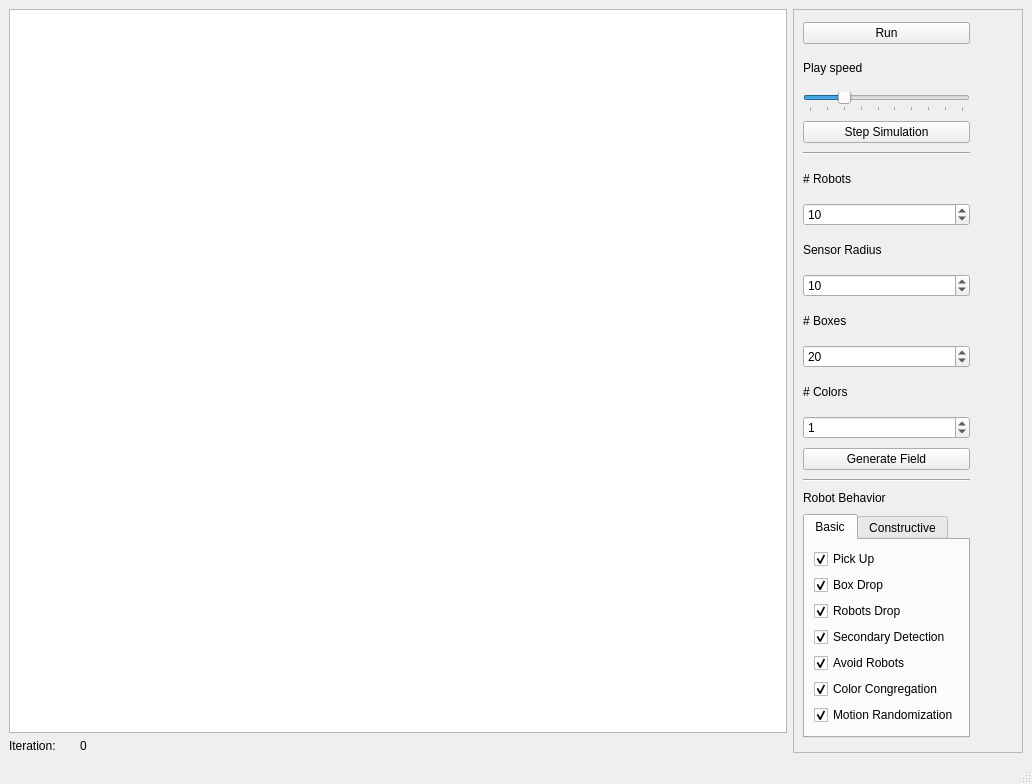
<?xml version="1.0" encoding="UTF-8"?>
<ui version="4.0">
 <class>main_window</class>
 <widget class="QMainWindow" name="main_window">
  <property name="geometry">
   <rect>
    <x>0</x>
    <y>0</y>
    <width>1032</width>
    <height>784</height>
   </rect>
  </property>
  <property name="sizePolicy">
   <sizepolicy hsizetype="Ignored" vsizetype="Ignored">
    <horstretch>0</horstretch>
    <verstretch>0</verstretch>
   </sizepolicy>
  </property>
  <property name="minimumSize">
   <size>
    <width>400</width>
    <height>400</height>
   </size>
  </property>
  <property name="maximumSize">
   <size>
    <width>16777215</width>
    <height>16777215</height>
   </size>
  </property>
  <property name="sizeIncrement">
   <size>
    <width>1</width>
    <height>1</height>
   </size>
  </property>
  <property name="baseSize">
   <size>
    <width>1600</width>
    <height>950</height>
   </size>
  </property>
  <property name="contextMenuPolicy">
   <enum>Qt::DefaultContextMenu</enum>
  </property>
  <property name="windowTitle">
   <string>Swarm Simulator</string>
  </property>
  <widget class="QWidget" name="center">
   <property name="sizePolicy">
    <sizepolicy hsizetype="Expanding" vsizetype="Expanding">
     <horstretch>1</horstretch>
     <verstretch>1</verstretch>
    </sizepolicy>
   </property>
   <property name="sizeIncrement">
    <size>
     <width>1</width>
     <height>1</height>
    </size>
   </property>
   <layout class="QGridLayout" name="gridLayout_2">
    <item row="0" column="0">
     <layout class="QHBoxLayout" name="horizontalLayout">
      <item>
       <layout class="QVBoxLayout" name="verticalLayout">
        <item>
         <widget class="QGraphicsView" name="graphics_field">
          <property name="sizePolicy">
           <sizepolicy hsizetype="Expanding" vsizetype="Expanding">
            <horstretch>1</horstretch>
            <verstretch>1</verstretch>
           </sizepolicy>
          </property>
          <property name="minimumSize">
           <size>
            <width>100</width>
            <height>100</height>
           </size>
          </property>
          <property name="sizeIncrement">
           <size>
            <width>1</width>
            <height>1</height>
           </size>
          </property>
          <property name="baseSize">
           <size>
            <width>1300</width>
            <height>900</height>
           </size>
          </property>
          <property name="contextMenuPolicy">
           <enum>Qt::NoContextMenu</enum>
          </property>
          <property name="acceptDrops">
           <bool>false</bool>
          </property>
          <property name="frameShape">
           <enum>QFrame::StyledPanel</enum>
          </property>
          <property name="verticalScrollBarPolicy">
           <enum>Qt::ScrollBarAsNeeded</enum>
          </property>
          <property name="horizontalScrollBarPolicy">
           <enum>Qt::ScrollBarAsNeeded</enum>
          </property>
          <property name="interactive">
           <bool>true</bool>
          </property>
          <property name="alignment">
           <set>Qt::AlignCenter</set>
          </property>
          <property name="dragMode">
           <enum>QGraphicsView::RubberBandDrag</enum>
          </property>
          <property name="transformationAnchor">
           <enum>QGraphicsView::AnchorUnderMouse</enum>
          </property>
          <property name="resizeAnchor">
           <enum>QGraphicsView::AnchorUnderMouse</enum>
          </property>
          <property name="viewportUpdateMode">
           <enum>QGraphicsView::FullViewportUpdate</enum>
          </property>
         </widget>
        </item>
        <item>
         <layout class="QHBoxLayout" name="horizontalLayout_2">
          <item>
           <widget class="QLabel" name="label_3">
            <property name="sizePolicy">
             <sizepolicy hsizetype="Fixed" vsizetype="Preferred">
              <horstretch>0</horstretch>
              <verstretch>0</verstretch>
             </sizepolicy>
            </property>
            <property name="maximumSize">
             <size>
              <width>65</width>
              <height>16777215</height>
             </size>
            </property>
            <property name="text">
             <string>Iteration:</string>
            </property>
           </widget>
          </item>
          <item>
           <widget class="QLabel" name="iteration">
            <property name="text">
             <string>0</string>
            </property>
           </widget>
          </item>
         </layout>
        </item>
       </layout>
      </item>
      <item>
       <widget class="QScrollArea" name="scrollArea">
        <property name="sizePolicy">
         <sizepolicy hsizetype="Fixed" vsizetype="Expanding">
          <horstretch>0</horstretch>
          <verstretch>0</verstretch>
         </sizepolicy>
        </property>
        <property name="minimumSize">
         <size>
          <width>230</width>
          <height>0</height>
         </size>
        </property>
        <property name="verticalScrollBarPolicy">
         <enum>Qt::ScrollBarAlwaysOff</enum>
        </property>
        <property name="horizontalScrollBarPolicy">
         <enum>Qt::ScrollBarAlwaysOff</enum>
        </property>
        <property name="widgetResizable">
         <bool>true</bool>
        </property>
        <widget class="QWidget" name="scrollAreaWidgetContents_3">
         <property name="geometry">
          <rect>
           <x>0</x>
           <y>0</y>
           <width>225</width>
           <height>715</height>
          </rect>
         </property>
         <property name="sizePolicy">
          <sizepolicy hsizetype="Fixed" vsizetype="Preferred">
           <horstretch>0</horstretch>
           <verstretch>0</verstretch>
          </sizepolicy>
         </property>
         <layout class="QVBoxLayout" name="verticalLayout_2">
          <item>
           <widget class="QPushButton" name="run_button">
            <property name="text">
             <string>Run</string>
            </property>
            <property name="checkable">
             <bool>false</bool>
            </property>
            <property name="autoRepeat">
             <bool>false</bool>
            </property>
            <property name="autoExclusive">
             <bool>false</bool>
            </property>
            <property name="autoRepeatDelay">
             <number>20</number>
            </property>
            <property name="autoRepeatInterval">
             <number>20</number>
            </property>
           </widget>
          </item>
          <item>
           <widget class="QLabel" name="text_speed">
            <property name="maximumSize">
             <size>
              <width>200</width>
              <height>30</height>
             </size>
            </property>
            <property name="text">
             <string>Play speed</string>
            </property>
           </widget>
          </item>
          <item>
           <widget class="QSlider" name="play_speed">
            <property name="minimum">
             <number>1</number>
            </property>
            <property name="maximum">
             <number>10</number>
            </property>
            <property name="singleStep">
             <number>0</number>
            </property>
            <property name="value">
             <number>3</number>
            </property>
            <property name="orientation">
             <enum>Qt::Horizontal</enum>
            </property>
            <property name="invertedAppearance">
             <bool>false</bool>
            </property>
            <property name="tickPosition">
             <enum>QSlider::TicksBelow</enum>
            </property>
            <property name="tickInterval">
             <number>1</number>
            </property>
           </widget>
          </item>
          <item>
           <widget class="QPushButton" name="step_button">
            <property name="text">
             <string>Step Simulation</string>
            </property>
           </widget>
          </item>
          <item>
           <widget class="Line" name="line">
            <property name="orientation">
             <enum>Qt::Horizontal</enum>
            </property>
           </widget>
          </item>
          <item>
           <widget class="QLabel" name="text_robots">
            <property name="enabled">
             <bool>true</bool>
            </property>
            <property name="maximumSize">
             <size>
              <width>16777215</width>
              <height>30</height>
             </size>
            </property>
            <property name="text">
             <string># Robots</string>
            </property>
           </widget>
          </item>
          <item>
           <widget class="QSpinBox" name="spin_bots">
            <property name="maximum">
             <number>10000</number>
            </property>
            <property name="value">
             <number>10</number>
            </property>
           </widget>
          </item>
          <item>
           <widget class="QLabel" name="label">
            <property name="maximumSize">
             <size>
              <width>16777215</width>
              <height>30</height>
             </size>
            </property>
            <property name="text">
             <string>Sensor Radius</string>
            </property>
           </widget>
          </item>
          <item>
           <widget class="QSpinBox" name="spin_radius">
            <property name="maximum">
             <number>1000</number>
            </property>
            <property name="value">
             <number>10</number>
            </property>
           </widget>
          </item>
          <item>
           <widget class="QLabel" name="text_boxes">
            <property name="maximumSize">
             <size>
              <width>16777215</width>
              <height>30</height>
             </size>
            </property>
            <property name="text">
             <string># Boxes</string>
            </property>
           </widget>
          </item>
          <item>
           <widget class="QSpinBox" name="spin_boxes">
            <property name="maximum">
             <number>10000</number>
            </property>
            <property name="value">
             <number>20</number>
            </property>
           </widget>
          </item>
          <item>
           <widget class="QLabel" name="text_colors">
            <property name="maximumSize">
             <size>
              <width>16777215</width>
              <height>30</height>
             </size>
            </property>
            <property name="text">
             <string># Colors</string>
            </property>
           </widget>
          </item>
          <item>
           <widget class="QSpinBox" name="spin_colors">
            <property name="maximum">
             <number>1000</number>
            </property>
            <property name="value">
             <number>1</number>
            </property>
           </widget>
          </item>
          <item>
           <widget class="QPushButton" name="generate_button">
            <property name="text">
             <string>Generate Field</string>
            </property>
            <property name="autoRepeat">
             <bool>false</bool>
            </property>
            <property name="autoExclusive">
             <bool>false</bool>
            </property>
           </widget>
          </item>
          <item>
           <widget class="Line" name="line_2">
            <property name="orientation">
             <enum>Qt::Horizontal</enum>
            </property>
           </widget>
          </item>
          <item>
           <widget class="QLabel" name="label_2">
            <property name="sizePolicy">
             <sizepolicy hsizetype="Preferred" vsizetype="Maximum">
              <horstretch>0</horstretch>
              <verstretch>0</verstretch>
             </sizepolicy>
            </property>
            <property name="text">
             <string>Robot Behavior</string>
            </property>
           </widget>
          </item>
          <item>
           <widget class="QTabWidget" name="tab_behavior">
            <property name="sizePolicy">
             <sizepolicy hsizetype="Expanding" vsizetype="Maximum">
              <horstretch>0</horstretch>
              <verstretch>0</verstretch>
             </sizepolicy>
            </property>
            <property name="currentIndex">
             <number>0</number>
            </property>
            <widget class="QWidget" name="tab_basic">
             <property name="sizePolicy">
              <sizepolicy hsizetype="Preferred" vsizetype="Maximum">
               <horstretch>0</horstretch>
               <verstretch>0</verstretch>
              </sizepolicy>
             </property>
             <attribute name="title">
              <string>Basic</string>
             </attribute>
             <layout class="QVBoxLayout" name="verticalLayout_5">
              <item>
               <widget class="QCheckBox" name="check_pick_up">
                <property name="text">
                 <string>Pick Up</string>
                </property>
                <property name="checked">
                 <bool>true</bool>
                </property>
               </widget>
              </item>
              <item>
               <widget class="QCheckBox" name="check_box_drop">
                <property name="text">
                 <string>Box Drop</string>
                </property>
                <property name="checked">
                 <bool>true</bool>
                </property>
               </widget>
              </item>
              <item>
               <widget class="QCheckBox" name="check_robots_drop">
                <property name="text">
                 <string>Robots Drop</string>
                </property>
                <property name="checked">
                 <bool>true</bool>
                </property>
               </widget>
              </item>
              <item>
               <widget class="QCheckBox" name="check_secondary_box">
                <property name="text">
                 <string>Secondary Detection</string>
                </property>
                <property name="checked">
                 <bool>true</bool>
                </property>
               </widget>
              </item>
              <item>
               <widget class="QCheckBox" name="check_avoid_bot">
                <property name="text">
                 <string>Avoid Robots</string>
                </property>
                <property name="checked">
                 <bool>true</bool>
                </property>
               </widget>
              </item>
              <item>
               <widget class="QCheckBox" name="check_congregate_color">
                <property name="text">
                 <string>Color Congregation</string>
                </property>
                <property name="checked">
                 <bool>true</bool>
                </property>
               </widget>
              </item>
              <item>
               <widget class="QCheckBox" name="check_random_dir">
                <property name="text">
                 <string>Motion Randomization</string>
                </property>
                <property name="checked">
                 <bool>true</bool>
                </property>
               </widget>
              </item>
             </layout>
            </widget>
            <widget class="QWidget" name="tab_constructive">
             <attribute name="title">
              <string>Constructive</string>
             </attribute>
             <layout class="QVBoxLayout" name="verticalLayout_6">
              <item>
               <widget class="QCheckBox" name="check_pile_size">
                <property name="text">
                 <string>Pile Size Tracking</string>
                </property>
                <property name="checked">
                 <bool>true</bool>
                </property>
               </widget>
              </item>
              <item>
               <widget class="QCheckBox" name="check_impurity_count">
                <property name="text">
                 <string>Impurity Counting</string>
                </property>
                <property name="checked">
                 <bool>true</bool>
                </property>
               </widget>
              </item>
              <item>
               <widget class="QCheckBox" name="check_pile_loc">
                <property name="text">
                 <string>Pile Location Tracking</string>
                </property>
                <property name="checked">
                 <bool>true</bool>
                </property>
               </widget>
              </item>
              <item>
               <widget class="QRadioButton" name="radio_standard">
                <property name="text">
                 <string>Standard Tracking</string>
                </property>
                <property name="checkable">
                 <bool>true</bool>
                </property>
                <property name="checked">
                 <bool>true</bool>
                </property>
               </widget>
              </item>
              <item>
               <widget class="QRadioButton" name="radio_shared">
                <property name="text">
                 <string>Data Sharing</string>
                </property>
               </widget>
              </item>
              <item>
               <widget class="QRadioButton" name="radio_central">
                <property name="text">
                 <string>Central Tracking</string>
                </property>
               </widget>
              </item>
             </layout>
            </widget>
           </widget>
          </item>
         </layout>
        </widget>
       </widget>
      </item>
     </layout>
    </item>
   </layout>
  </widget>
  <widget class="QMenuBar" name="menubar">
   <property name="geometry">
    <rect>
     <x>0</x>
     <y>0</y>
     <width>1032</width>
     <height>25</height>
    </rect>
   </property>
  </widget>
  <widget class="QStatusBar" name="statusbar"/>
 </widget>
 <resources/>
 <connections/>
</ui>
